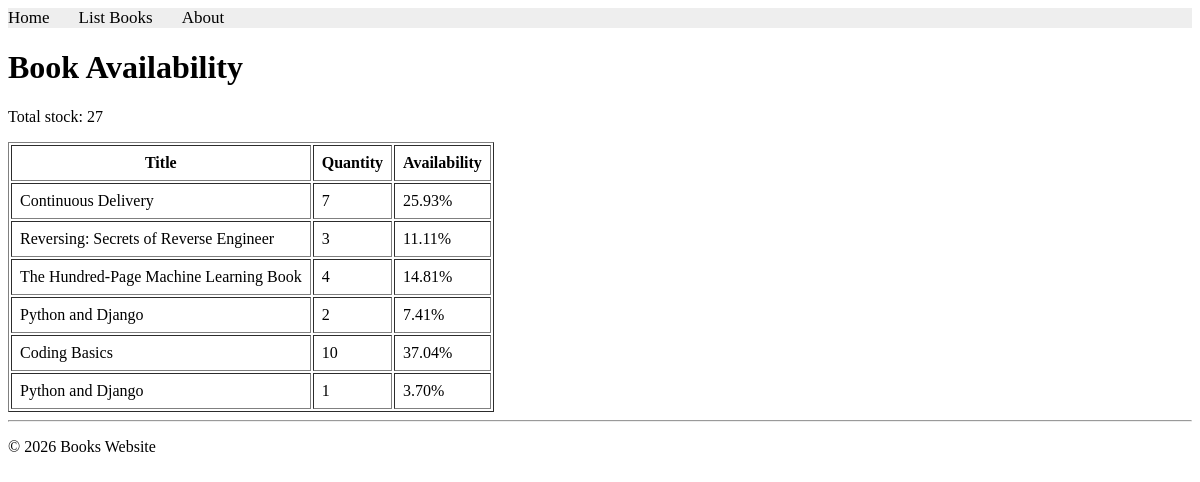
The app's page /books/lab9/task1 with its own data.
### apps/bookmodule/models.py (models this page shows)
class Book(models.Model):
    title = models.CharField(max_length=100)
    price = models.FloatField(default=0.0)
    author = models.CharField(max_length=50)
    edition = models.SmallIntegerField(default=1)
    quantity = models.IntegerField(default=1)
    pubdate = models.DateTimeField(default=timezone.now)
    rating = models.SmallIntegerField(default=1)
    publisher = models.ForeignKey(
        Publisher,
        null=True,
        on_delete=models.SET_NULL
    )
    authors = models.ManyToManyField(Author)

### apps/bookmodule/views.py (the view)
# urls.py: path("lab9/task1", views.lab9_task1, name="lab9_task1"),#لاب9 تاسك1
def lab9_task1(request):
    total_stock = Book.objects.aggregate(total=Sum("quantity"))["total"] or 0
    if total_stock > 0:
        books = Book.objects.annotate(
            availability=ExpressionWrapper(
                F("quantity") * 100.0 / total_stock,
                output_field=FloatField()
            )
        )
    else:
        books = Book.objects.annotate(
            availability=Value(0.0, output_field=FloatField())
        )
    return render(
        request,
        "bookmodule/bookAvailability.html",
        {"books": books, "total_stock": total_stock}
    )

### apps/templates/bookmodule/bookAvailability.html (shortened to what this page needs)
{% extends "layouts/base.html" %}
{% block content %}
<h1>Book Availability</h1>
<p>Total stock: {{ total_stock }}</p>
<table border="1" cellpadding="8">
    <tr>
        <th>Title</th>
        <th>Quantity</th>
        <th>Availability</th>
    </tr>
    {% for book in books %}
    <tr>
        <td>{{ book.title }}</td>
        <td>{{ book.quantity }}</td>
        <td>{{ book.availability|floatformat:2 }}%</td>
    </tr>
    {% empty %}
    <tr>
        <td colspan="3">No books found.</td>
    </tr>
    {% endfor %}
</table>
{% endblock content %}

### records on screen
Book: title "Continuous Delivery", quantity "7", availability "25.93"
Book: title "Reversing: Secrets of Reverse Engineer", quantity "3", availability "11.11"
Book: title "The Hundred-Page Machine Learning Book", quantity "4", availability "14.81"
Book: title "Python and Django", quantity "2", availability "7.41"
Book: title "Coding Basics", quantity "10", availability "37.04"
Book: title "Python and Django", quantity "1", availability "3.70"

### other values on screen
{{ total_stock }} "27"
